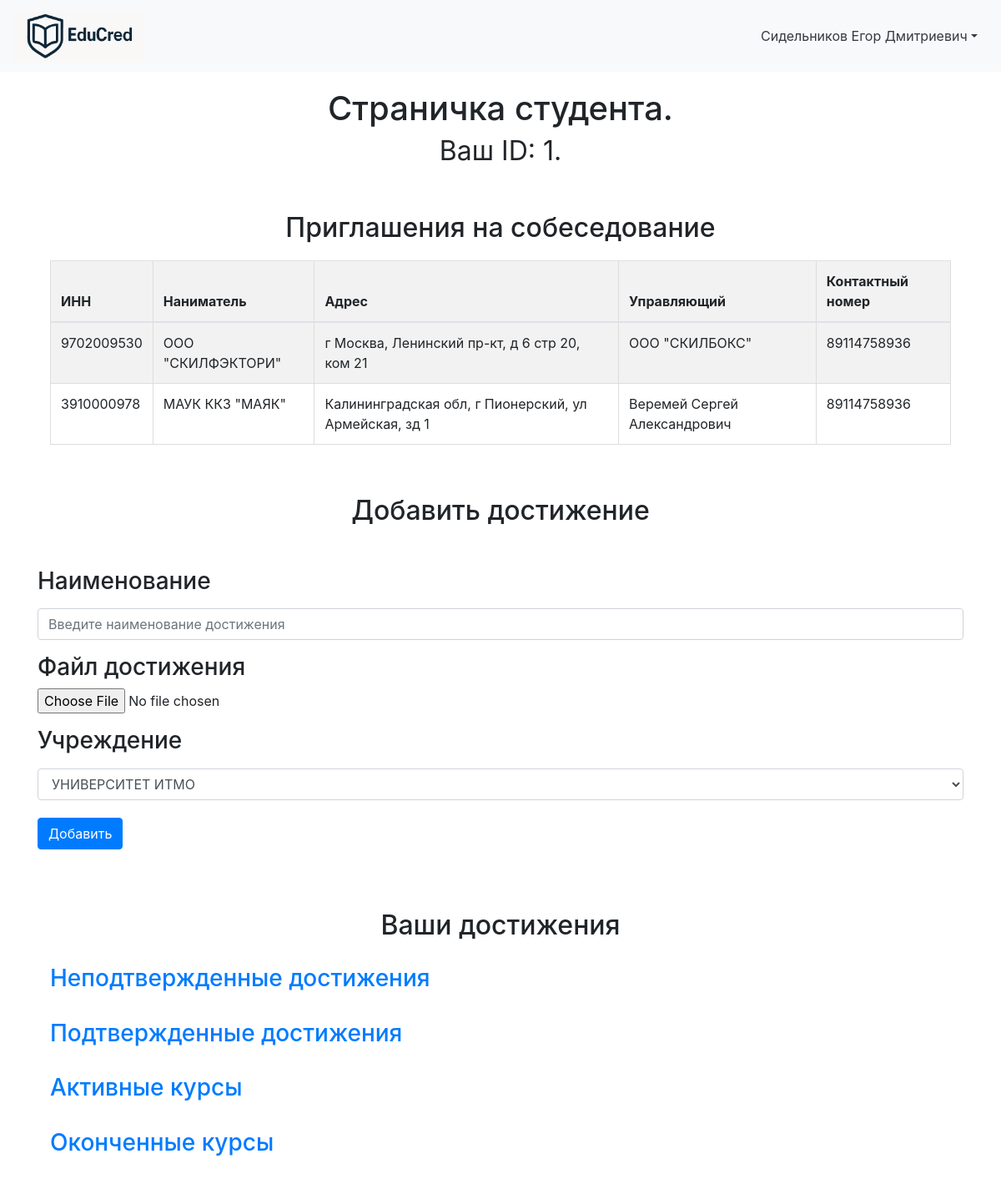
Before: /student_workspace (signed in) with the older database file.
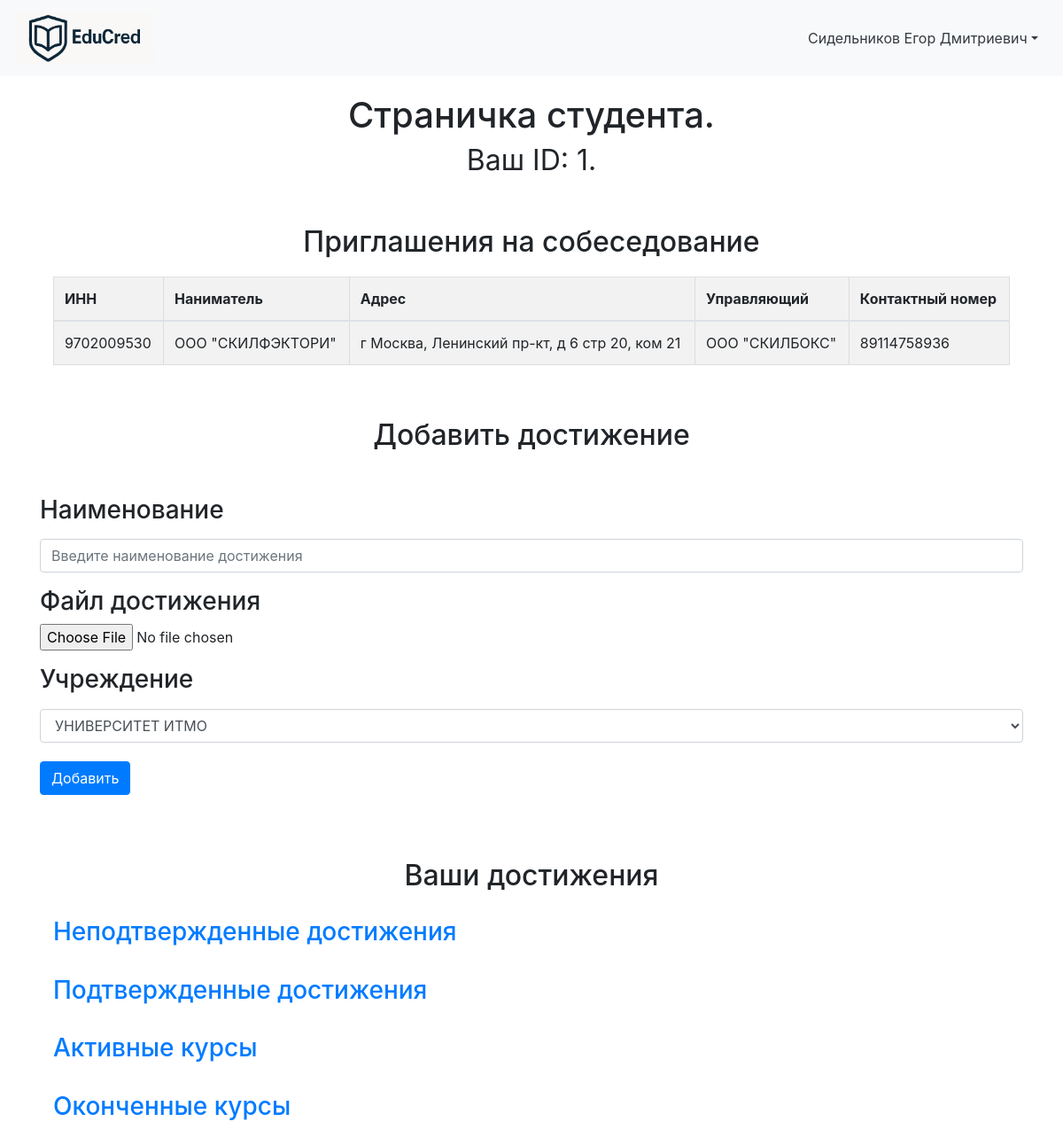
After: the same page with the newer database file.
### data/Students.py (models this page shows)
class Student(SqlAlchemyBase, UserMixin, SerializerMixin):
    __tablename__ = "students"
    id = sqlalchemy.Column(sqlalchemy.Integer, primary_key=True, autoincrement=True)
    user_id = sqlalchemy.Column(sqlalchemy.Integer, sqlalchemy.ForeignKey("users.id"), nullable=False)
    student_nsp = sqlalchemy.Column(sqlalchemy.String, nullable=False)
    born = sqlalchemy.Column(sqlalchemy.DateTime, nullable=False)
    phone_num = sqlalchemy.Column(sqlalchemy.String, nullable=False)
    about = sqlalchemy.Column(sqlalchemy.String, nullable=True)
    employer_id = sqlalchemy.Column(sqlalchemy.String, nullable=True)
    user = orm.relationship("User", back_populates="student")
    achievements = orm.relationship("Achievement", back_populates="student")

### data/Employers.py (models this page shows)
class Employer(SqlAlchemyBase, UserMixin, SerializerMixin):
    __tablename__ = "employers"
    id = sqlalchemy.Column(sqlalchemy.Integer, primary_key=True, autoincrement=True)
    user_id = sqlalchemy.Column(sqlalchemy.Integer, sqlalchemy.ForeignKey("users.id"))
    INN = sqlalchemy.Column(sqlalchemy.Integer, nullable=False)
    title = sqlalchemy.Column(sqlalchemy.String, nullable=True)
    address = sqlalchemy.Column(sqlalchemy.String, nullable=True)
    boss_nsp = sqlalchemy.Column(sqlalchemy.String, nullable=True)
    phone_num = sqlalchemy.Column(sqlalchemy.String, nullable=True)
    scope = sqlalchemy.Column(sqlalchemy.String, nullable=True)
    user = orm.relationship("User", back_populates="employer")

### server.py (the view, shortened to what this page needs)
@app.route('/student_workspace', methods=['GET', 'POST'])
@login_required
def student_workspace():
    try:
        db_sess = db_session.create_session()
        user = db_sess.query(User).get(current_user.id)
        student = user.student
        form = UploadProjectForm()
        approved_achievements_data = []
        nonapproved_achievements_data = []
        active_courses_data = []
        inactive_courses_data = []
        employers_ids = []
        employers_data = []
        student_fullname = student.student_nsp.strip()
        univers = db_sess.query(University).all()
        form.univer_title.choices = [(u.title, u.title) for u in univers]
        if student.employer_id:
            employers_ids = list(map(int, student.employer_id.split(';')))
        employers = db_sess.query(Employer).filter(
            Employer.id.in_(employers_ids)
        ).all()
        for e in employers:
            employers_data.append({
                'INN': e.INN,
                'title': e.title,
                'address': e.address,
                'boss_nsp': e.boss_nsp,
                'phone_num': e.phone_num
            })
        approved_achievements = db_sess.query(Achievement).filter(
            Achievement.student_id == student.id,
            Achievement.approve_path.isnot(None),
            Achievement.approve_path != "Not Required"
        ).all()
        nonapproved_achievements = db_sess.query(Achievement).filter(
            Achievement.student_id == student.id,
            Achievement.approve_path.is_(None)
        ).all()
        active_courses = db_sess.query(Achievement).filter(
            Achievement.student_id == student.id,
            Achievement.approve_path == "Not Required",
            Achievement.end_date.is_(None),
        ).all()
        inactive_courses = db_sess.query(Achievement).filter(
            Achievement.student_id == student.id,
            Achievement.end_date.isnot(None),
            Achievement.end_date != "",
            Achievement.approve_path == "Not Required"
        ).all()
        for a in approved_achievements:
            university = db_sess.query(University).filter(University.id == a.university_id).first()
            approved_achievements_data.append({
                'token': a.token,
                'title': a.title,
                'university_title': university.title if university else "",
                'student_id': student.id,
                'file_path': a.file_path,
                'approve': a.approve_path
            })
        for a in active_courses:
            university = db_sess.query(University).filter(University.id == a.university_id).first()
            active_courses_data.append({
                'title': a.title,
                'university_title': university.title if university else "",
                'student_id': student.id,
            })
        for a in inactive_courses:
            university = db_sess.query(University).filter(University.id == a.university_id).first()
            inactive_courses_data.append({
                'token': a.token,
                'title': a.title,
                'university_title': university.title if university else "",
                'student_id': student.id,
                'file_path': a.file_path,
            })
        session['student_id_current'] = student.id
        return render_template('student_workspace.html',
                               form=form,
                               joined_title=student_fullname,
                               student_id=student.id,
                               approved_achievements=approved_achievements_data,
                               nonapproved_achievements=nonapproved_achievements_data,
                               active_courses=active_courses_data,
                               inactive_courses=inactive_courses_data,
                               employers=employers_data,
                               style=url_for('static', filename='css/style.css'),
                               title='Студент')
    except Exception as e:
        flash(f'Произошла неизвестная ошибка, попробуйте ещё раз', 'danger')
        app.logger.error(e)
        return render_template('home.html', token=None, result=None, university=None, title='Главная')

### data/upload_project_form.py
class UploadProjectForm(FlaskForm):
    name = StringField("Наименование", validators=[DataRequired()])
    file = FileField("Загрузить", validators=[FileRequired('Пустой файл!')])
    univer_title = SelectField("Учреждение", choices=[], validators=[DataRequired()])
    submit = SubmitField("Добавить")

### data/db_session.py (called while the page is built)
def create_session() -> Session:
    global __factory
    return __factory()

### server.py (called while the page is built)
@login_manager.user_loader
def load_user(user_id):
    db_sess = db_session.create_session()
    return db_sess.query(User).get(user_id)

### templates/student_workspace.html (shortened to what this page needs)
{% extends "workspace_base.html" %}
{% block content %}
<h1 align="center">Страничка студента.<br><small>Ваш ID: {{ student_id }}.</small></h1>
<div class="container">
    <br>
    <h2 align="center">Приглашения на собеседование</h2>
    {% if employers %}
    <div class="table-box">
        <table class="table table-striped">
            <thead>
            <tr>
                <th>ИНН</th>
                <th>Наниматель</th>
                <th>Адрес</th>
                <th>Управляющий</th>
                <th>Контактный номер</th>
            </tr>
            </thead>
            <tbody>
            {% for emp in employers %}
            <tr>
                <td>{{ emp.INN }}</td>
                <td>{{ emp.title }}</td>
                <td>{{ emp.address }}</td>
                <td>{{ emp.boss_nsp }}</td>
                <td>{{ emp.phone_num }}</td>
            </tr>
            {% endfor %}
            </tbody>
        </table>
    </div>
    {% endif %}
</div>
<br>
<h2 align="center">Добавить достижение</h2>
<br>
<form method="POST" enctype="multipart/form-data">
    <div class="form-group">
        <h3>{{ form.name.label }}</h3>
        <p>{{ form.name(class="form-control", placeholder="Введите наименование достижения") }}</p>
        <h3>Файл достижения</h3>
        <p>{{ form.file()}}</p>
        <h3>{{ form.univer_title.label }}</h3>
        <p>{{ form.univer_title(class="form-control") }}</p>
        <p>{{ form.submit(class="btn btn-primary mb-2") }}</p>
    </div>
</form>
<br>
<br>
<h2 align="center">Ваши достижения</h2>
<div class="container">
    <a class="d-block fw-bold text-decoration-none"
       data-bs-toggle="collapse"
       href="#unconfirmed"
       role="button"
       aria-expanded="false"
       aria-controls="unconfirmed"><h3>Неподтвержденные достижения</h3></a>
    <br>
    <a class="d-block fw-bold text-decoration-none"
       data-bs-toggle="collapse"
       href="#confirmed"
       role="button"
       aria-expanded="false"
       aria-controls="confirmed">
        <h3>Подтвержденные достижения</h3>
    </a>
    <br>
    <a class="d-block fw-bold text-decoration-none"
       data-bs-toggle="collapse"
       href="#active"
       role="button"
       aria-expanded="false"
       aria-controls="active">
        <h3>Активные курсы</h3>
    </a>
    <br>
    <a class="d-block fw-bold text-decoration-none"
       data-bs-toggle="collapse"
       href="#completed"
       role="button"
       aria-expanded="false"
       aria-controls="completed">
        <h3>Оконченные курсы</h3>
    </a>
</div>
{% endblock %}

### templates/workspace_base.html (shortened to what this page needs)
<!doctype html>
<html lang="en">
<head>
    <link rel="stylesheet" type="text/css" href="{{ style }}"/>
    <link
            rel="stylesheet"
            href="https://stackpath.bootstrapcdn.com/bootstrap/4.4.1/css/bootstrap.min.css"
    >
</head>
<body>
<header>
    <nav class="navbar navbar-light bg-light">
        <a class="navbar-brand" href="{{ url_for('home') }}">
            <img src="{{ url_for('static', filename='images/EduCred_logo.png') }}"
                 alt="EduCred"
                 height="60">
        </a>
        <aside class="col-3 bg-light border-end p-3 d-flex flex-column">
            <div class="dropdown">
                <a
                        href="#"
                        class="d-flex align-items-center text-decoration-none text-dark dropdown-toggle"
                        id="userMenu"
                        data-toggle="dropdown"
                        aria-haspopup="true"
                        aria-expanded="false"
                >
                    <span>{{ joined_title }}</span>
                </a>
            </div>
        </aside>
    </nav>
</header>
<main role="main" class="container">
    {% block content %}{% endblock %}
</main>
</body>
</html>

### static/css/style.css (style rules this page uses)
.btn { display: inline-block; padding: 6px 12px; margin: 5px 0; font-size: 16px; font-weight: bold; background-color: #4CAF50; color: white; border: none; text-decoration: none; cursor: pointer; border-radius: 4px; }
.container { max-width: 900px; margin: 0 auto; padding: 20px; }
.table-box table { width: 100%; border-collapse: collapse; margin-top: 20px; }
.table-box th, .table-box td { border: 1px solid #ddd; padding: 8px; text-align: left; }
.table-box th { background-color: #f2f2f2; }
.d-flex { display: flex; }

Changed rows visible on the page:
removed Employer: INN "3910000978", title "МАУК ККЗ \"МАЯК\"", address "Калининградская обл, г Пионерский, ул Армейская, зд 1", boss_nsp "Веремей Сергей Александрович", phone_num "89114758936"
